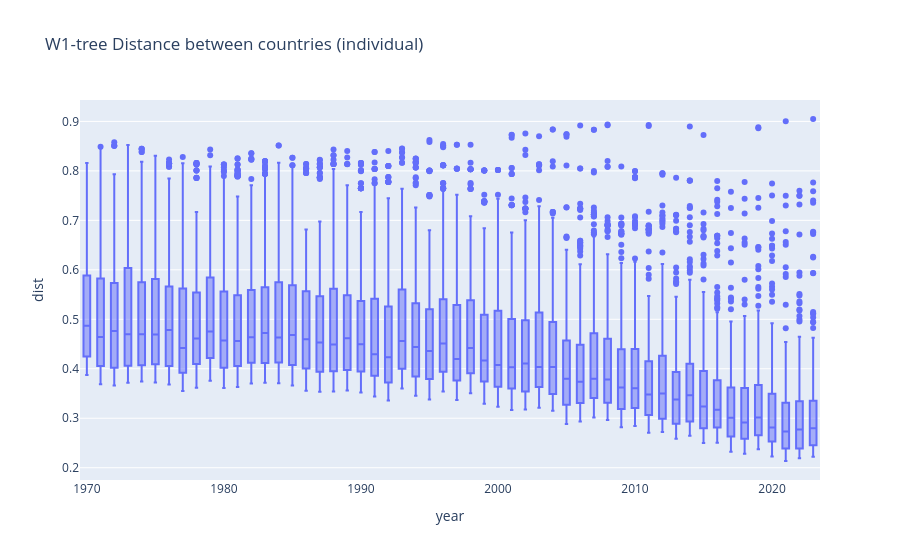

Write notebook code for a chart like this one.
### Code cell
country_list = ["US", "FR", "CN", "CH", "IN", "ID", "AU", "BR", "RU"]
fig = px.box(
    (
        df_dist_yearly_flat
        .groupby(["country", "year"], as_index=False)
        .dist
        .mean()
        # .query("year > @test_year")
    ),
    x="year",
    y="dist",
    points="outliers",
    hover_data=["country"],
    title=f"W1-tree Distance between countries ({mode})",

)
# fig.update_traces(
#     marker=dict(color="grey"),
#     line=dict(color="grey"),
#     opacity=0.5
# )
# for country in country_list:
#     fig.add_scatter(
#         x=df_dist_yearly_flat.query("country == @country").year,
#         y=df_dist_yearly_flat.query("country == @country").dist.mean(),
#         mode="lines",
#         name=country,
#         # line=dict(width=3)
#     )
fig.show()
# fig.write_image("../images/w1_tree_box_1970_2023.png",
#                 width=1200, height=600, scale=2)

### Figure 1 — Plotly figure (JSON) as saved in the notebook; plotly's stock layout.template omitted (floating-point values rounded to 4 significant figures; data arrays with more than 128 entries replaced by an {"elided": "..."} marker saying what was removed)
{"data": [{"alignmentgroup": "True", "boxpoints": "outliers", "customdata": {"elided": "10461x1 str values"}, "hovertemplate": "year=%{x}<br>dist=%{y}<br>country=%{customdata[0]}<extra></extra>", "legendgroup": "", "marker": {"color": "#636efa"}, "name": "", "notched": false, "offsetgroup": "", "orientation": "v", "showlegend": false, "x": {"elided": "10461 int values"}, "x0": " ", "xaxis": "x", "y": {"elided": "10461 float values"}, "y0": " ", "yaxis": "y", "type": "box"}], "layout": {"xaxis": {"anchor": "y", "domain": [0.0, 1.0], "title": {"text": "year"}}, "yaxis": {"anchor": "x", "domain": [0.0, 1.0], "title": {"text": "dist"}}, "legend": {"tracegroupgap": 0}, "title": {"text": "W1-tree Distance between countries (individual)"}, "boxmode": "group"}}
